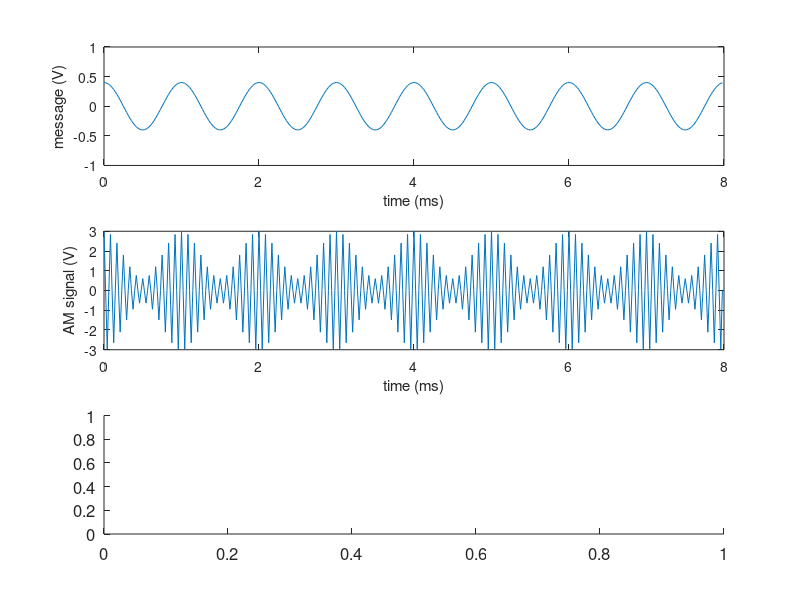

Recreate this plot in MATLAB. (Note: this script raises an error after producing the figure.)
%  This m-file is used to generate a figure that is used in the 
%  AM generation chapter of our DSP text.
%
%  The figure has 3 subplots,
%
%  1 - message signal (time domain)
%  2 - AM signal (time domain)
%  3 - PSD estimate of the AM signal
%
%  written by Dr. Thad B. Welch, PE {t.b.welch@ieee.org}
%  copyright 2001, 2016
%  completed on  29 July 2001 revision 1.0
%  last revision 26 May 2016 revision 1.2

% Simulation inputs
Fs = 48000;         % sample frequency
Fmsg = 1000;        % message frequency
Amsg = 0.4;         % message amplitude
bias = 0.6;         % bias (offset)
Fc = 12000;         % carrier frequency
Ac = 3;             % carrier amplitude
duration = 0.008;   % duration of the signal in seconds
Nfft = 2048;        % number of points used in each block of the PSD 
                    % estimation program
myFontSize = 12;    % font size for the plot labels

% Calculated terms
NumberOfPoints = round(duration*Fs);
t = (0:(NumberOfPoints - 1))/Fs;            % establish the time vector
message = Amsg*cos(2*pi*Fmsg*t);            % create the message signal
carrier = cos(2*pi*Fc*t);                   % create the carrier signal
AM_msg = Ac*(bias + message).*carrier;      % create the AM waveform

%Simulation outputs
subplot(3,1,1)
set(gca, 'FontSize', myFontSize)
plot(t*1000, message)
xlabel('time (ms)')
ylabel('message (V)')
axis([0 8 -1 1])

subplot(3,1,2)
set(gca, 'FontSize', myFontSize)
plot(t*1000,AM_msg)
xlabel('time (ms)')
ylabel('AM signal (V)')

subplot(3,1,3)
set(gca, 'FontSize', myFontSize)
% [Pam, frequency] = psd(AM_msg, Nfft, Fs, blackmanharris(Nfft));
[Pam, frequency] = pwelch(AM_msg, length(message), 0, Nfft, Fs, 'psd');
plot(frequency/1000, 10*log10(Pam))
xlabel('frequency (kHz)')
ylabel('spectrum (dB)')
set(gca,'XTick', [0 4 8 12 16 20 24])
set(gca,'XTickLabel', [0 4 8 12 16 20 24]')
axis([0 24 -90 0])

% print -deps2 AM_SignalPlot
